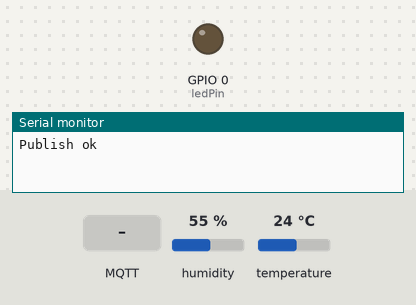
Recording of a sketch running on a simulated ESP8266 (NodeMCU). Parts: output pins drawn as LEDs (lit = HIGH), the last lines printed to the serial monitor. The test bench sets the inputs (shaded band); at power-on: humidity 55 %, temperature 24 °C. No MQTT or app messages arrive unless stated.

Above: at 4.9 s.
5.0 s: MQTT message "0" arrives on the first subscribed topic
At 7.4 s:
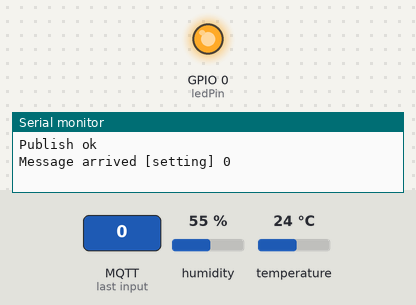
7.7 s: MQTT message "1" arrives on the first subscribed topic
At 9.0 s:
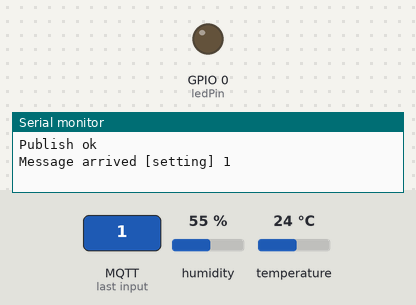
Timing chart, 0 to 10.7 s (numbered marks = the images above; inputs shaded):
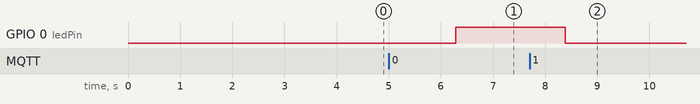

Measured:
- after the input at 5.0 s, GPIO 0 (ledPin): LOW → HIGH after 1.3 s
- after the input at 7.7 s, GPIO 0 (ledPin): HIGH → LOW after 0.69 s

The sketch:

MqttDHT11.ino
```cpp
#include <EEPROM.h>
#include <ESP8266WiFi.h>
#include <PubSubClient.h>
#include <Wire.h>

#include "DHT.h"

#define DHTPIN 04     // what pin we're connected to

// Uncomment whatever type you're using!
#define DHTTYPE DHT11   // DHT 11

// Connect to the WiFi
const char* ssid = "1234445";
const char* password = "223223";
const char* mqtt_server = "192.168.1.4";

WiFiClient espClient;
PubSubClient client(espClient);
DHT dht(DHTPIN, DHTTYPE);
 char* topic = "dht11";

const byte ledPin = 0; // Pin with LED on Adafruit Huzzah

void callback(char* topic, byte* payload, unsigned int length) {
 Serial.print("Message arrived [");
 Serial.print(topic);
 Serial.print("] ");
 for (int i=0;i<length;i++) {
  char receivedChar = (char)payload[i];
  Serial.print(receivedChar);
  if (receivedChar == '0')
  // ESP8266 Huzzah outputs are "reversed"
  digitalWrite(ledPin, HIGH);
  if (receivedChar == '1')
   digitalWrite(ledPin, LOW);
  }
  Serial.println();
}


void reconnect() {
 // Loop until we're reconnected
 while (!client.connected()) {
 Serial.print("Attempting MQTT connection...");
 // Attempt to connect
 if (client.connect("ESP8266 Client")) {
  Serial.println("connected");
  // ... and subscribe to topic
  client.subscribe("setting");
 } else {
  Serial.print("failed, rc=");
  Serial.print(client.state());
  Serial.println(" try again in 5 seconds");
  // Wait 5 seconds before retrying
  delay(5000);
  }
 }
}

void setup()
{
 Serial.begin(9600);

 client.setServer(mqtt_server, 1883);
 client.setCallback(callback);

 pinMode(ledPin, OUTPUT);
 dht.begin();
}

void loop()
{
 if (!client.connected()) {
  reconnect();
 }
   delay(2000);

  // Reading temperature or humidity takes about 250 milliseconds!
  // Sensor readings may also be up to 2 seconds 'old' (its a very slow sensor)
  float h = dht.readHumidity();
  // Read temperature as Celsius (the default)
  float t = dht.readTemperature();
  // Read temperature as Fahrenheit (isFahrenheit = true)
  float f = dht.readTemperature(true);

  // Check if any reads failed and exit early (to try again).
  if (isnan(h) || isnan(t) || isnan(f)) {
    Serial.println("Failed to read from DHT sensor!");
    return;
  }

  // Compute heat index in Fahrenheit (the default)
  float hif = dht.computeHeatIndex(f, h);
  // Compute heat index in Celsius (isFahreheit = false)
  float hic = dht.computeHeatIndex(t, h, false);
  String payload = "{\"humidity\":";
  payload += h;
  payload += ",\"temparature_celcius\":";
  payload += hic;
  payload += ",\"temparature_fahrenheit\":";
  payload += hif;
  payload += "}";
  if (client.connected()){
    Serial.print("Sending payload: ");
    Serial.println(payload);

    if (client.publish(topic, (char*) payload.c_str())) {
      Serial.println("Publish ok");
    }
    else {
      Serial.println("Publish failed");
    }
  }

 client.loop();
}
```
